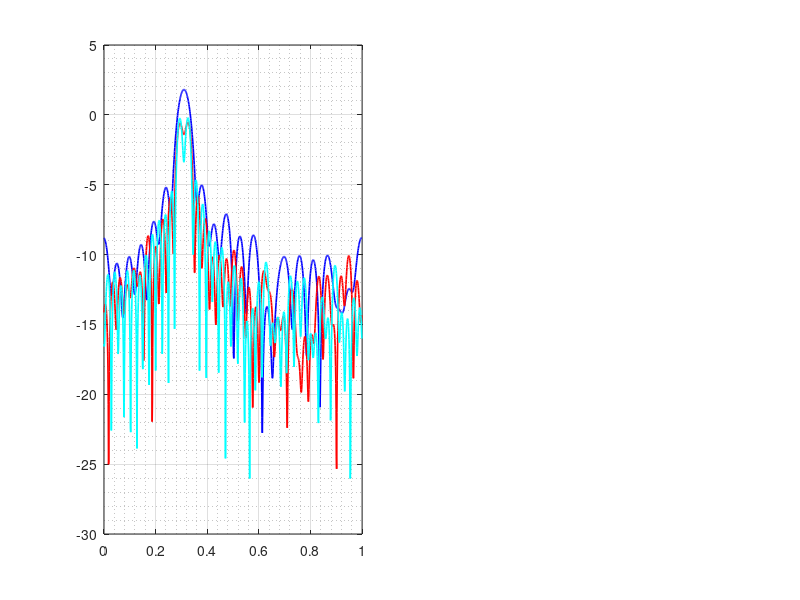

The MATLAB source for this figure: (Note: this script raises an error after producing the figure.)
%% 1.3d: Generating Complex Exponential Signals

clc;
clear;
close all;

% Initialisations
N = 1024; % signal length
n1 = [20 35 40]; % signal length vector
n2 = [45 50 100];
colors = {'b','r','c'};

%%
figure(1)
hold on

subplot(1,2,1)
for i = 1: length(n1) % go through each signal length
    % given by coursework for complex exponentials
    n = 0 : n1(i);
    noise = 0.2/sqrt(2) * (randn(size(n)) + 1j * randn(size(n)));
    noisySignal = exp(1j*2*pi*0.3*n) + exp(1j*2*pi*0.32*n) + noise;
    zeroPadding = zeros(1, N-length(noisySignal));
    psd = abs((fft([noisySignal zeroPadding]))./length(n));
    x = (0:N-1)/N;
    plot(x, 10*log10(psd),'color', colors{i}, 'LineWidth', 1.2)
    hold on
end
grid on
grid minor
ax = gca;
ax.FontSize = 12;
legend('N = 20','N = 35','N = 40')
xlabel('Frequency (Hz)')
ylabel('Magnitude (dB)')
title('Periodograms of Noisy Complex Exponential Signals', 'fontsize', 12)
xlim([0.1 0.5])

subplot(1,2,2)
for i = 1: length(n2) % go through each signal length
    % given by coursework for complex exponentials
    n = 0 : n2(i);
    noise = 0.2/sqrt(2) * (randn(size(n)) + 1j * randn(size(n)));
    noisySignal = exp(1j*2*pi*0.3*n) + exp(1j*2*pi*0.32*n) + noise;
    zeroPadding = zeros(1, N-length(noisySignal));
    psd = abs((fft([noisySignal zeroPadding]))./length(n));
    x = (0:N-1)/N;
    plot(x, 10*log10(psd),'color', colors{i}, 'LineWidth', 1.2)
    hold on
end
grid on
grid minor
ax = gca;
ax.FontSize = 12;
legend('N = 45','N = 50', 'N = 100')
xlabel('Frequency (Hz)')
ylabel('Magnitude (dB)')
title('Periodograms of Noisy Complex Exponential Signals', 'fontsize', 12)
xlim([0.1 0.5])
